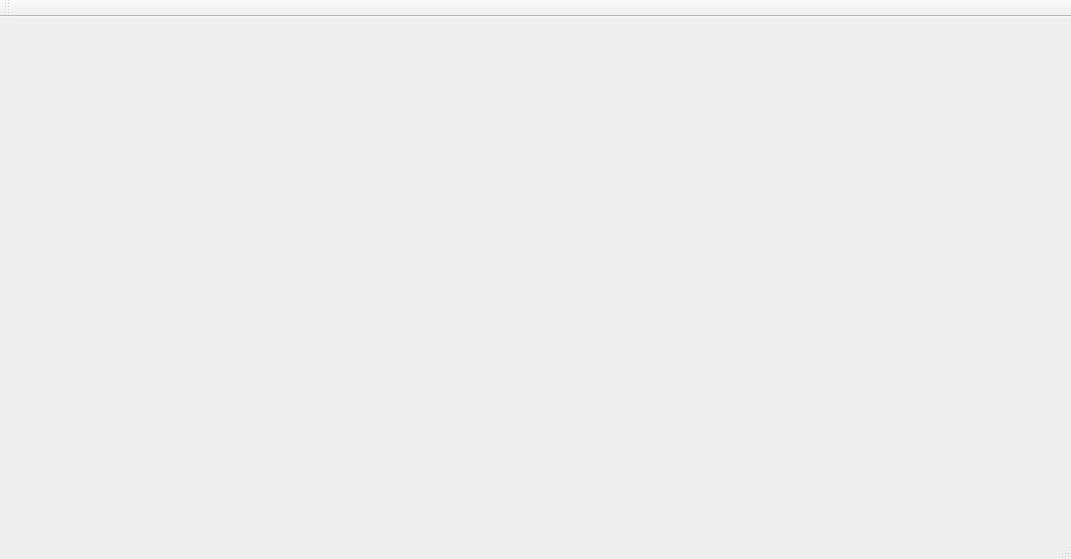
<?xml version="1.0" encoding="UTF-8"?>
<ui version="4.0">
 <class>MainWindow</class>
 <widget class="QMainWindow" name="MainWindow">
  <property name="geometry">
   <rect>
    <x>0</x>
    <y>0</y>
    <width>1071</width>
    <height>559</height>
   </rect>
  </property>
  <property name="windowTitle">
   <string>MainWindow</string>
  </property>
  <widget class="QWidget" name="centralWidget"/>
  <widget class="QMenuBar" name="menuBar">
   <property name="geometry">
    <rect>
     <x>0</x>
     <y>0</y>
     <width>1071</width>
     <height>21</height>
    </rect>
   </property>
  </widget>
  <widget class="QToolBar" name="mainToolBar">
   <attribute name="toolBarArea">
    <enum>TopToolBarArea</enum>
   </attribute>
   <attribute name="toolBarBreak">
    <bool>false</bool>
   </attribute>
  </widget>
  <widget class="QStatusBar" name="statusBar"/>
 </widget>
 <layoutdefault spacing="6" margin="11"/>
 <resources/>
 <connections/>
</ui>
